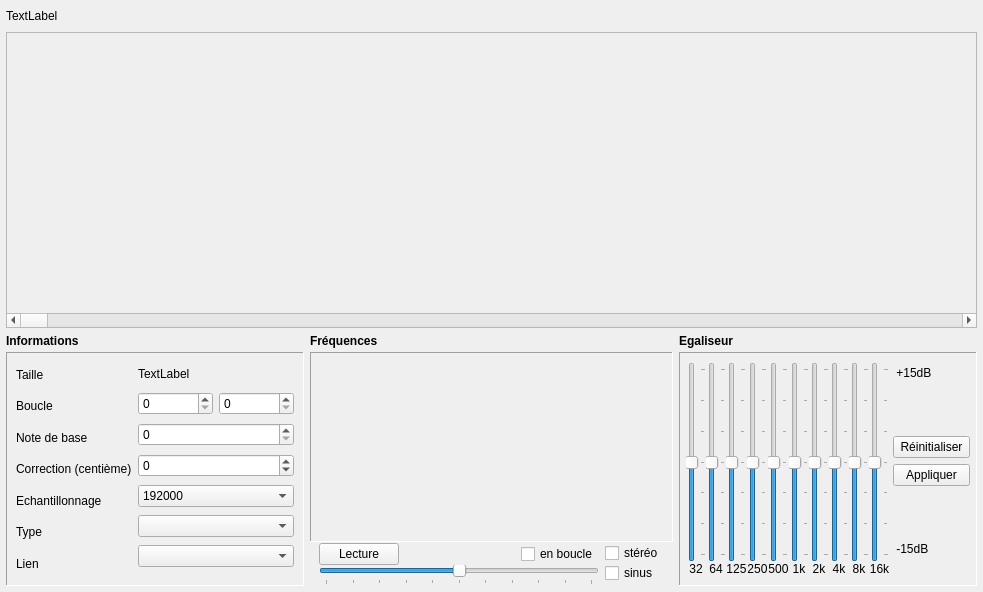
<?xml version="1.0" encoding="UTF-8"?>
<ui version="4.0">
 <class>Page_Smpl</class>
 <widget class="QWidget" name="Page_Smpl">
  <property name="geometry">
   <rect>
    <x>0</x>
    <y>0</y>
    <width>983</width>
    <height>592</height>
   </rect>
  </property>
  <property name="windowTitle">
   <string>Form</string>
  </property>
  <layout class="QVBoxLayout" name="verticalLayout">
   <property name="spacing">
    <number>6</number>
   </property>
   <property name="margin">
    <number>6</number>
   </property>
   <item>
    <widget class="QFrame" name="frame_4">
     <property name="sizePolicy">
      <sizepolicy hsizetype="Ignored" vsizetype="Preferred">
       <horstretch>0</horstretch>
       <verstretch>0</verstretch>
      </sizepolicy>
     </property>
     <property name="maximumSize">
      <size>
       <width>16777215</width>
       <height>20</height>
      </size>
     </property>
     <property name="frameShape">
      <enum>QFrame::NoFrame</enum>
     </property>
     <property name="frameShadow">
      <enum>QFrame::Raised</enum>
     </property>
     <layout class="QVBoxLayout" name="verticalLayout_6">
      <property name="margin">
       <number>0</number>
      </property>
      <item>
       <widget class="QLabel" name="labelInst">
        <property name="sizePolicy">
         <sizepolicy hsizetype="Maximum" vsizetype="Maximum">
          <horstretch>0</horstretch>
          <verstretch>0</verstretch>
         </sizepolicy>
        </property>
        <property name="minimumSize">
         <size>
          <width>0</width>
          <height>20</height>
         </size>
        </property>
        <property name="maximumSize">
         <size>
          <width>16777215</width>
          <height>20</height>
         </size>
        </property>
        <property name="text">
         <string>TextLabel</string>
        </property>
        <property name="textInteractionFlags">
         <set>Qt::NoTextInteraction</set>
        </property>
       </widget>
      </item>
     </layout>
    </widget>
   </item>
   <item>
    <widget class="QFrame" name="frame_3">
     <property name="frameShape">
      <enum>QFrame::StyledPanel</enum>
     </property>
     <property name="frameShadow">
      <enum>QFrame::Raised</enum>
     </property>
     <layout class="QVBoxLayout" name="verticalLayout_5">
      <property name="spacing">
       <number>0</number>
      </property>
      <property name="margin">
       <number>0</number>
      </property>
      <item>
       <widget class="Graphique" name="graphe" native="true">
        <property name="minimumSize">
         <size>
          <width>0</width>
          <height>280</height>
         </size>
        </property>
       </widget>
      </item>
      <item>
       <widget class="QScrollBar" name="sliderGraphe">
        <property name="maximum">
         <number>1000</number>
        </property>
        <property name="orientation">
         <enum>Qt::Horizontal</enum>
        </property>
       </widget>
      </item>
     </layout>
    </widget>
   </item>
   <item>
    <widget class="QFrame" name="frame_5">
     <property name="frameShape">
      <enum>QFrame::NoFrame</enum>
     </property>
     <property name="frameShadow">
      <enum>QFrame::Raised</enum>
     </property>
     <layout class="QGridLayout" name="gridLayout">
      <property name="verticalSpacing">
       <number>4</number>
      </property>
      <property name="margin">
       <number>0</number>
      </property>
      <item row="0" column="1">
       <widget class="QLabel" name="label_22">
        <property name="maximumSize">
         <size>
          <width>16777215</width>
          <height>20</height>
         </size>
        </property>
        <property name="text">
         <string>&lt;b&gt;Fréquences&lt;/b&gt;</string>
        </property>
       </widget>
      </item>
      <item row="0" column="0">
       <widget class="QLabel" name="label_20">
        <property name="minimumSize">
         <size>
          <width>0</width>
          <height>0</height>
         </size>
        </property>
        <property name="maximumSize">
         <size>
          <width>16777215</width>
          <height>16</height>
         </size>
        </property>
        <property name="text">
         <string>&lt;html&gt;&lt;head/&gt;&lt;body&gt;&lt;p&gt;&lt;span style=&quot; font-weight:600;&quot;&gt;Informations&lt;/span&gt;&lt;/p&gt;&lt;/body&gt;&lt;/html&gt;</string>
        </property>
       </widget>
      </item>
      <item row="0" column="2">
       <widget class="QLabel" name="label_21">
        <property name="maximumSize">
         <size>
          <width>16777215</width>
          <height>20</height>
         </size>
        </property>
        <property name="text">
         <string>&lt;b&gt;Egaliseur&lt;/b&gt;</string>
        </property>
       </widget>
      </item>
      <item row="1" column="2">
       <widget class="QFrame" name="frame_7">
        <property name="frameShape">
         <enum>QFrame::Panel</enum>
        </property>
        <property name="frameShadow">
         <enum>QFrame::Sunken</enum>
        </property>
        <layout class="QHBoxLayout" name="horizontalLayout_5">
         <property name="spacing">
          <number>0</number>
         </property>
         <property name="leftMargin">
          <number>6</number>
         </property>
         <property name="rightMargin">
          <number>6</number>
         </property>
         <item>
          <layout class="QVBoxLayout" name="verticalLayout_8">
           <property name="spacing">
            <number>0</number>
           </property>
           <item>
            <widget class="QSlider" name="verticalSlider_1">
             <property name="minimum">
              <number>-15</number>
             </property>
             <property name="maximum">
              <number>15</number>
             </property>
             <property name="pageStep">
              <number>5</number>
             </property>
             <property name="orientation">
              <enum>Qt::Vertical</enum>
             </property>
             <property name="tickPosition">
              <enum>QSlider::TicksBelow</enum>
             </property>
             <property name="tickInterval">
              <number>5</number>
             </property>
            </widget>
           </item>
           <item>
            <widget class="QLabel" name="label_8">
             <property name="text">
              <string>32</string>
             </property>
             <property name="alignment">
              <set>Qt::AlignCenter</set>
             </property>
            </widget>
           </item>
          </layout>
         </item>
         <item>
          <layout class="QVBoxLayout" name="verticalLayout_10">
           <property name="spacing">
            <number>0</number>
           </property>
           <item>
            <widget class="QSlider" name="verticalSlider_2">
             <property name="minimum">
              <number>-15</number>
             </property>
             <property name="maximum">
              <number>15</number>
             </property>
             <property name="pageStep">
              <number>5</number>
             </property>
             <property name="orientation">
              <enum>Qt::Vertical</enum>
             </property>
             <property name="tickPosition">
              <enum>QSlider::TicksBelow</enum>
             </property>
             <property name="tickInterval">
              <number>5</number>
             </property>
            </widget>
           </item>
           <item>
            <widget class="QLabel" name="label_9">
             <property name="text">
              <string>64</string>
             </property>
             <property name="alignment">
              <set>Qt::AlignCenter</set>
             </property>
            </widget>
           </item>
          </layout>
         </item>
         <item>
          <layout class="QVBoxLayout" name="verticalLayout_11">
           <property name="spacing">
            <number>0</number>
           </property>
           <item>
            <widget class="QSlider" name="verticalSlider_3">
             <property name="minimum">
              <number>-15</number>
             </property>
             <property name="maximum">
              <number>15</number>
             </property>
             <property name="pageStep">
              <number>5</number>
             </property>
             <property name="value">
              <number>0</number>
             </property>
             <property name="orientation">
              <enum>Qt::Vertical</enum>
             </property>
             <property name="tickPosition">
              <enum>QSlider::TicksBelow</enum>
             </property>
             <property name="tickInterval">
              <number>5</number>
             </property>
            </widget>
           </item>
           <item>
            <widget class="QLabel" name="label_10">
             <property name="text">
              <string>125</string>
             </property>
             <property name="alignment">
              <set>Qt::AlignCenter</set>
             </property>
            </widget>
           </item>
          </layout>
         </item>
         <item>
          <layout class="QVBoxLayout" name="verticalLayout_12">
           <property name="spacing">
            <number>0</number>
           </property>
           <item>
            <widget class="QSlider" name="verticalSlider_4">
             <property name="minimum">
              <number>-15</number>
             </property>
             <property name="maximum">
              <number>15</number>
             </property>
             <property name="pageStep">
              <number>5</number>
             </property>
             <property name="orientation">
              <enum>Qt::Vertical</enum>
             </property>
             <property name="tickPosition">
              <enum>QSlider::TicksBelow</enum>
             </property>
             <property name="tickInterval">
              <number>5</number>
             </property>
            </widget>
           </item>
           <item>
            <widget class="QLabel" name="label_11">
             <property name="text">
              <string>250</string>
             </property>
             <property name="alignment">
              <set>Qt::AlignCenter</set>
             </property>
            </widget>
           </item>
          </layout>
         </item>
         <item>
          <layout class="QVBoxLayout" name="verticalLayout_13">
           <property name="spacing">
            <number>0</number>
           </property>
           <item>
            <widget class="QSlider" name="verticalSlider_5">
             <property name="minimum">
              <number>-15</number>
             </property>
             <property name="maximum">
              <number>15</number>
             </property>
             <property name="pageStep">
              <number>5</number>
             </property>
             <property name="orientation">
              <enum>Qt::Vertical</enum>
             </property>
             <property name="tickPosition">
              <enum>QSlider::TicksBelow</enum>
             </property>
             <property name="tickInterval">
              <number>5</number>
             </property>
            </widget>
           </item>
           <item>
            <widget class="QLabel" name="label_12">
             <property name="text">
              <string>500</string>
             </property>
             <property name="alignment">
              <set>Qt::AlignCenter</set>
             </property>
            </widget>
           </item>
          </layout>
         </item>
         <item>
          <layout class="QVBoxLayout" name="verticalLayout_14">
           <property name="spacing">
            <number>0</number>
           </property>
           <item>
            <widget class="QSlider" name="verticalSlider_6">
             <property name="minimum">
              <number>-15</number>
             </property>
             <property name="maximum">
              <number>15</number>
             </property>
             <property name="pageStep">
              <number>5</number>
             </property>
             <property name="orientation">
              <enum>Qt::Vertical</enum>
             </property>
             <property name="tickPosition">
              <enum>QSlider::TicksBelow</enum>
             </property>
             <property name="tickInterval">
              <number>5</number>
             </property>
            </widget>
           </item>
           <item>
            <widget class="QLabel" name="label_13">
             <property name="text">
              <string>1k</string>
             </property>
             <property name="alignment">
              <set>Qt::AlignCenter</set>
             </property>
            </widget>
           </item>
          </layout>
         </item>
         <item>
          <layout class="QVBoxLayout" name="verticalLayout_15">
           <property name="spacing">
            <number>0</number>
           </property>
           <item>
            <widget class="QSlider" name="verticalSlider_7">
             <property name="minimum">
              <number>-15</number>
             </property>
             <property name="maximum">
              <number>15</number>
             </property>
             <property name="pageStep">
              <number>5</number>
             </property>
             <property name="orientation">
              <enum>Qt::Vertical</enum>
             </property>
             <property name="tickPosition">
              <enum>QSlider::TicksBelow</enum>
             </property>
             <property name="tickInterval">
              <number>5</number>
             </property>
            </widget>
           </item>
           <item>
            <widget class="QLabel" name="label_14">
             <property name="text">
              <string>2k</string>
             </property>
             <property name="alignment">
              <set>Qt::AlignCenter</set>
             </property>
            </widget>
           </item>
          </layout>
         </item>
         <item>
          <layout class="QVBoxLayout" name="verticalLayout_16">
           <property name="spacing">
            <number>0</number>
           </property>
           <item>
            <widget class="QSlider" name="verticalSlider_8">
             <property name="minimum">
              <number>-15</number>
             </property>
             <property name="maximum">
              <number>15</number>
             </property>
             <property name="pageStep">
              <number>5</number>
             </property>
             <property name="orientation">
              <enum>Qt::Vertical</enum>
             </property>
             <property name="tickPosition">
              <enum>QSlider::TicksBelow</enum>
             </property>
             <property name="tickInterval">
              <number>5</number>
             </property>
            </widget>
           </item>
           <item>
            <widget class="QLabel" name="label_15">
             <property name="text">
              <string>4k</string>
             </property>
             <property name="alignment">
              <set>Qt::AlignCenter</set>
             </property>
            </widget>
           </item>
          </layout>
         </item>
         <item>
          <layout class="QVBoxLayout" name="verticalLayout_19">
           <property name="spacing">
            <number>0</number>
           </property>
           <item>
            <widget class="QSlider" name="verticalSlider_9">
             <property name="minimum">
              <number>-15</number>
             </property>
             <property name="maximum">
              <number>15</number>
             </property>
             <property name="pageStep">
              <number>5</number>
             </property>
             <property name="orientation">
              <enum>Qt::Vertical</enum>
             </property>
             <property name="tickPosition">
              <enum>QSlider::TicksBelow</enum>
             </property>
             <property name="tickInterval">
              <number>5</number>
             </property>
            </widget>
           </item>
           <item>
            <widget class="QLabel" name="label_16">
             <property name="text">
              <string>8k</string>
             </property>
             <property name="alignment">
              <set>Qt::AlignCenter</set>
             </property>
            </widget>
           </item>
          </layout>
         </item>
         <item>
          <layout class="QVBoxLayout" name="verticalLayout_17">
           <property name="spacing">
            <number>0</number>
           </property>
           <item>
            <widget class="QSlider" name="verticalSlider_10">
             <property name="minimum">
              <number>-15</number>
             </property>
             <property name="maximum">
              <number>15</number>
             </property>
             <property name="pageStep">
              <number>5</number>
             </property>
             <property name="orientation">
              <enum>Qt::Vertical</enum>
             </property>
             <property name="tickPosition">
              <enum>QSlider::TicksBelow</enum>
             </property>
             <property name="tickInterval">
              <number>5</number>
             </property>
            </widget>
           </item>
           <item>
            <widget class="QLabel" name="label_17">
             <property name="text">
              <string>16k</string>
             </property>
             <property name="alignment">
              <set>Qt::AlignCenter</set>
             </property>
            </widget>
           </item>
          </layout>
         </item>
         <item>
          <widget class="QFrame" name="frame_9">
           <property name="maximumSize">
            <size>
             <width>80</width>
             <height>16777215</height>
            </size>
           </property>
           <property name="frameShape">
            <enum>QFrame::NoFrame</enum>
           </property>
           <property name="frameShadow">
            <enum>QFrame::Raised</enum>
           </property>
           <layout class="QVBoxLayout" name="verticalLayout_9">
            <property name="leftMargin">
             <number>3</number>
            </property>
            <property name="topMargin">
             <number>0</number>
            </property>
            <property name="rightMargin">
             <number>0</number>
            </property>
            <property name="bottomMargin">
             <number>0</number>
            </property>
            <item>
             <spacer name="verticalSpacer_4">
              <property name="orientation">
               <enum>Qt::Vertical</enum>
              </property>
              <property name="sizeType">
               <enum>QSizePolicy::Fixed</enum>
              </property>
              <property name="sizeHint" stdset="0">
               <size>
                <width>20</width>
                <height>4</height>
               </size>
              </property>
             </spacer>
            </item>
            <item>
             <widget class="QLabel" name="label_18">
              <property name="text">
               <string> +15dB</string>
              </property>
             </widget>
            </item>
            <item>
             <spacer name="verticalSpacer">
              <property name="orientation">
               <enum>Qt::Vertical</enum>
              </property>
              <property name="sizeType">
               <enum>QSizePolicy::Expanding</enum>
              </property>
              <property name="sizeHint" stdset="0">
               <size>
                <width>20</width>
                <height>40</height>
               </size>
              </property>
             </spacer>
            </item>
            <item>
             <widget class="QPushButton" name="pushEgalRestore">
              <property name="text">
               <string>Réinitialiser</string>
              </property>
             </widget>
            </item>
            <item>
             <widget class="QPushButton" name="pushEgaliser">
              <property name="maximumSize">
               <size>
                <width>80</width>
                <height>16777215</height>
               </size>
              </property>
              <property name="text">
               <string>Appliquer</string>
              </property>
             </widget>
            </item>
            <item>
             <spacer name="verticalSpacer_2">
              <property name="orientation">
               <enum>Qt::Vertical</enum>
              </property>
              <property name="sizeHint" stdset="0">
               <size>
                <width>20</width>
                <height>40</height>
               </size>
              </property>
             </spacer>
            </item>
            <item>
             <widget class="QLabel" name="label_19">
              <property name="text">
               <string> -15dB</string>
              </property>
             </widget>
            </item>
            <item>
             <spacer name="verticalSpacer_3">
              <property name="orientation">
               <enum>Qt::Vertical</enum>
              </property>
              <property name="sizeType">
               <enum>QSizePolicy::Fixed</enum>
              </property>
              <property name="sizeHint" stdset="0">
               <size>
                <width>20</width>
                <height>20</height>
               </size>
              </property>
             </spacer>
            </item>
           </layout>
          </widget>
         </item>
        </layout>
       </widget>
      </item>
      <item row="1" column="1">
       <layout class="QVBoxLayout" name="layoutMilieu">
        <property name="spacing">
         <number>0</number>
        </property>
        <item>
         <widget class="QFrame" name="frame_6">
          <property name="frameShape">
           <enum>QFrame::Panel</enum>
          </property>
          <property name="frameShadow">
           <enum>QFrame::Sunken</enum>
          </property>
          <layout class="QHBoxLayout" name="horizontalLayout_4">
           <property name="spacing">
            <number>0</number>
           </property>
           <property name="margin">
            <number>0</number>
           </property>
           <item>
            <widget class="GraphiqueFourier" name="grapheFourier" native="true"/>
           </item>
          </layout>
         </widget>
        </item>
        <item>
         <widget class="QFrame" name="frame_10">
          <property name="sizePolicy">
           <sizepolicy hsizetype="Preferred" vsizetype="Maximum">
            <horstretch>0</horstretch>
            <verstretch>0</verstretch>
           </sizepolicy>
          </property>
          <property name="frameShape">
           <enum>QFrame::NoFrame</enum>
          </property>
          <property name="frameShadow">
           <enum>QFrame::Raised</enum>
          </property>
          <layout class="QHBoxLayout" name="horizontalLayout_8">
           <property name="topMargin">
            <number>1</number>
           </property>
           <property name="bottomMargin">
            <number>1</number>
           </property>
           <item>
            <layout class="QVBoxLayout" name="verticalLayout_18">
             <property name="spacing">
              <number>0</number>
             </property>
             <item>
              <layout class="QHBoxLayout" name="horizontalLayout_7">
               <item>
                <widget class="QPushButton" name="pushLecture">
                 <property name="text">
                  <string>Lecture</string>
                 </property>
                 <property name="checkable">
                  <bool>true</bool>
                 </property>
                </widget>
               </item>
               <item>
                <spacer name="horizontalSpacer">
                 <property name="orientation">
                  <enum>Qt::Horizontal</enum>
                 </property>
                 <property name="sizeHint" stdset="0">
                  <size>
                   <width>40</width>
                   <height>20</height>
                  </size>
                 </property>
                </spacer>
               </item>
               <item>
                <widget class="QCheckBox" name="checkLectureBoucle">
                 <property name="sizePolicy">
                  <sizepolicy hsizetype="Minimum" vsizetype="Fixed">
                   <horstretch>0</horstretch>
                   <verstretch>0</verstretch>
                  </sizepolicy>
                 </property>
                 <property name="text">
                  <string>en boucle</string>
                 </property>
                </widget>
               </item>
              </layout>
             </item>
             <item>
              <widget class="QSlider" name="sliderLectureVolume">
               <property name="maximum">
                <number>100</number>
               </property>
               <property name="value">
                <number>50</number>
               </property>
               <property name="orientation">
                <enum>Qt::Horizontal</enum>
               </property>
               <property name="tickPosition">
                <enum>QSlider::TicksBelow</enum>
               </property>
               <property name="tickInterval">
                <number>10</number>
               </property>
              </widget>
             </item>
            </layout>
           </item>
           <item>
            <layout class="QVBoxLayout" name="verticalLayout_20">
             <property name="spacing">
              <number>0</number>
             </property>
             <item>
              <widget class="QCheckBox" name="checkLectureLien">
               <property name="text">
                <string>stéréo</string>
               </property>
              </widget>
             </item>
             <item>
              <widget class="QCheckBox" name="checkLectureSinus">
               <property name="text">
                <string>sinus</string>
               </property>
              </widget>
             </item>
            </layout>
           </item>
          </layout>
         </widget>
        </item>
       </layout>
      </item>
      <item row="1" column="0">
       <widget class="QFrame" name="frame_2">
        <property name="maximumSize">
         <size>
          <width>300</width>
          <height>16777215</height>
         </size>
        </property>
        <property name="frameShape">
         <enum>QFrame::Panel</enum>
        </property>
        <property name="frameShadow">
         <enum>QFrame::Sunken</enum>
        </property>
        <layout class="QHBoxLayout" name="horizontalLayout_2">
         <item>
          <layout class="QVBoxLayout" name="verticalLayout_4">
           <property name="bottomMargin">
            <number>0</number>
           </property>
           <item>
            <widget class="QLabel" name="label">
             <property name="text">
              <string>Taille</string>
             </property>
            </widget>
           </item>
           <item>
            <widget class="QLabel" name="label_2">
             <property name="text">
              <string>Boucle</string>
             </property>
            </widget>
           </item>
           <item>
            <widget class="QLabel" name="label_3">
             <property name="text">
              <string>Note de base</string>
             </property>
            </widget>
           </item>
           <item>
            <widget class="QLabel" name="label_4">
             <property name="text">
              <string>Correction (centième)</string>
             </property>
            </widget>
           </item>
           <item>
            <widget class="QLabel" name="label_6">
             <property name="text">
              <string>Echantillonnage</string>
             </property>
            </widget>
           </item>
           <item>
            <widget class="QLabel" name="label_7">
             <property name="text">
              <string>Type</string>
             </property>
            </widget>
           </item>
           <item>
            <widget class="QLabel" name="label_5">
             <property name="text">
              <string>Lien</string>
             </property>
            </widget>
           </item>
          </layout>
         </item>
         <item>
          <layout class="QVBoxLayout" name="verticalLayout_2">
           <property name="bottomMargin">
            <number>0</number>
           </property>
           <item>
            <widget class="QLabel" name="labelTaille">
             <property name="minimumSize">
              <size>
               <width>156</width>
               <height>20</height>
              </size>
             </property>
             <property name="maximumSize">
              <size>
               <width>156</width>
               <height>20</height>
              </size>
             </property>
             <property name="text">
              <string>TextLabel</string>
             </property>
            </widget>
           </item>
           <item>
            <layout class="QHBoxLayout" name="horizontalLayout_3">
             <item>
              <widget class="QSpinBox" name="spinStartLoop">
               <property name="minimumSize">
                <size>
                 <width>75</width>
                 <height>0</height>
                </size>
               </property>
               <property name="maximumSize">
                <size>
                 <width>75</width>
                 <height>16777215</height>
                </size>
               </property>
              </widget>
             </item>
             <item>
              <widget class="QSpinBox" name="spinEndLoop">
               <property name="minimumSize">
                <size>
                 <width>75</width>
                 <height>0</height>
                </size>
               </property>
               <property name="maximumSize">
                <size>
                 <width>75</width>
                 <height>16777215</height>
                </size>
               </property>
              </widget>
             </item>
            </layout>
           </item>
           <item>
            <widget class="QSpinBox" name="spinRootKey">
             <property name="minimumSize">
              <size>
               <width>156</width>
               <height>0</height>
              </size>
             </property>
             <property name="maximumSize">
              <size>
               <width>154</width>
               <height>16777215</height>
              </size>
             </property>
             <property name="maximum">
              <number>127</number>
             </property>
            </widget>
           </item>
           <item>
            <widget class="QSpinBox" name="spinTune">
             <property name="minimumSize">
              <size>
               <width>156</width>
               <height>0</height>
              </size>
             </property>
             <property name="maximumSize">
              <size>
               <width>156</width>
               <height>16777215</height>
              </size>
             </property>
             <property name="minimum">
              <number>-100</number>
             </property>
             <property name="maximum">
              <number>100</number>
             </property>
            </widget>
           </item>
           <item>
            <widget class="QComboBox" name="comboSampleRate">
             <property name="minimumSize">
              <size>
               <width>156</width>
               <height>0</height>
              </size>
             </property>
             <property name="maximumSize">
              <size>
               <width>156</width>
               <height>16777215</height>
              </size>
             </property>
             <item>
              <property name="text">
               <string>192000</string>
              </property>
             </item>
             <item>
              <property name="text">
               <string>96000</string>
              </property>
             </item>
             <item>
              <property name="text">
               <string>48000</string>
              </property>
             </item>
             <item>
              <property name="text">
               <string>44100</string>
              </property>
             </item>
             <item>
              <property name="text">
               <string>32000</string>
              </property>
             </item>
             <item>
              <property name="text">
               <string>22050</string>
              </property>
             </item>
             <item>
              <property name="text">
               <string>11025</string>
              </property>
             </item>
            </widget>
           </item>
           <item>
            <widget class="QComboBox" name="comboType">
             <property name="minimumSize">
              <size>
               <width>156</width>
               <height>0</height>
              </size>
             </property>
             <property name="maximumSize">
              <size>
               <width>156</width>
               <height>16777215</height>
              </size>
             </property>
            </widget>
           </item>
           <item>
            <widget class="QComboBox" name="comboLink">
             <property name="minimumSize">
              <size>
               <width>156</width>
               <height>0</height>
              </size>
             </property>
             <property name="maximumSize">
              <size>
               <width>156</width>
               <height>16777215</height>
              </size>
             </property>
            </widget>
           </item>
          </layout>
         </item>
        </layout>
       </widget>
      </item>
     </layout>
    </widget>
   </item>
  </layout>
 </widget>
 <customwidgets>
  <customwidget>
   <class>Graphique</class>
   <extends>QWidget</extends>
   <header>page_smpl.h</header>
   <container>1</container>
   <slots>
    <signal>startLoopChanged()</signal>
    <signal>endLoopChanged()</signal>
    <slot>setPosX(int)</slot>
    <slot>setStartLoop(int)</slot>
    <slot>setEndLoop(int)</slot>
   </slots>
  </customwidget>
  <customwidget>
   <class>GraphiqueFourier</class>
   <extends>QWidget</extends>
   <header>page_smpl.h</header>
   <container>1</container>
  </customwidget>
 </customwidgets>
 <resources/>
 <connections>
  <connection>
   <sender>pushLecture</sender>
   <signal>clicked()</signal>
   <receiver>Page_Smpl</receiver>
   <slot>lecture()</slot>
   <hints>
    <hint type="sourcelabel">
     <x>427</x>
     <y>264</y>
    </hint>
    <hint type="destinationlabel">
     <x>286</x>
     <y>186</y>
    </hint>
   </hints>
  </connection>
  <connection>
   <sender>sliderGraphe</sender>
   <signal>valueChanged(int)</signal>
   <receiver>graphe</receiver>
   <slot>setPosX(int)</slot>
   <hints>
    <hint type="sourcelabel">
     <x>286</x>
     <y>149</y>
    </hint>
    <hint type="destinationlabel">
     <x>286</x>
     <y>75</y>
    </hint>
   </hints>
  </connection>
  <connection>
   <sender>graphe</sender>
   <signal>startLoopChanged()</signal>
   <receiver>Page_Smpl</receiver>
   <slot>setStartLoop()</slot>
   <hints>
    <hint type="sourcelabel">
     <x>286</x>
     <y>75</y>
    </hint>
    <hint type="destinationlabel">
     <x>286</x>
     <y>186</y>
    </hint>
   </hints>
  </connection>
  <connection>
   <sender>graphe</sender>
   <signal>endLoopChanged()</signal>
   <receiver>Page_Smpl</receiver>
   <slot>setEndLoop()</slot>
   <hints>
    <hint type="sourcelabel">
     <x>286</x>
     <y>75</y>
    </hint>
    <hint type="destinationlabel">
     <x>286</x>
     <y>186</y>
    </hint>
   </hints>
  </connection>
  <connection>
   <sender>pushEgalRestore</sender>
   <signal>clicked()</signal>
   <receiver>Page_Smpl</receiver>
   <slot>initEQ()</slot>
   <hints>
    <hint type="sourcelabel">
     <x>866</x>
     <y>510</y>
    </hint>
    <hint type="destinationlabel">
     <x>459</x>
     <y>286</y>
    </hint>
   </hints>
  </connection>
  <connection>
   <sender>pushEgaliser</sender>
   <signal>clicked()</signal>
   <receiver>Page_Smpl</receiver>
   <slot>applyEQ()</slot>
   <hints>
    <hint type="sourcelabel">
     <x>866</x>
     <y>543</y>
    </hint>
    <hint type="destinationlabel">
     <x>459</x>
     <y>286</y>
    </hint>
   </hints>
  </connection>
  <connection>
   <sender>comboSampleRate</sender>
   <signal>currentIndexChanged(int)</signal>
   <receiver>Page_Smpl</receiver>
   <slot>setRate(int)</slot>
   <hints>
    <hint type="sourcelabel">
     <x>207</x>
     <y>278</y>
    </hint>
    <hint type="destinationlabel">
     <x>286</x>
     <y>186</y>
    </hint>
   </hints>
  </connection>
  <connection>
   <sender>spinEndLoop</sender>
   <signal>editingFinished()</signal>
   <receiver>Page_Smpl</receiver>
   <slot>setEndLoop()</slot>
   <hints>
    <hint type="sourcelabel">
     <x>240</x>
     <y>215</y>
    </hint>
    <hint type="destinationlabel">
     <x>286</x>
     <y>186</y>
    </hint>
   </hints>
  </connection>
  <connection>
   <sender>spinStartLoop</sender>
   <signal>editingFinished()</signal>
   <receiver>Page_Smpl</receiver>
   <slot>setStartLoop()</slot>
   <hints>
    <hint type="sourcelabel">
     <x>174</x>
     <y>215</y>
    </hint>
    <hint type="destinationlabel">
     <x>286</x>
     <y>186</y>
    </hint>
   </hints>
  </connection>
  <connection>
   <sender>spinStartLoop</sender>
   <signal>valueChanged(int)</signal>
   <receiver>graphe</receiver>
   <slot>setStartLoop(int)</slot>
   <hints>
    <hint type="sourcelabel">
     <x>174</x>
     <y>215</y>
    </hint>
    <hint type="destinationlabel">
     <x>286</x>
     <y>75</y>
    </hint>
   </hints>
  </connection>
  <connection>
   <sender>spinTune</sender>
   <signal>editingFinished()</signal>
   <receiver>Page_Smpl</receiver>
   <slot>setTune()</slot>
   <hints>
    <hint type="sourcelabel">
     <x>207</x>
     <y>278</y>
    </hint>
    <hint type="destinationlabel">
     <x>286</x>
     <y>186</y>
    </hint>
   </hints>
  </connection>
  <connection>
   <sender>spinRootKey</sender>
   <signal>editingFinished()</signal>
   <receiver>Page_Smpl</receiver>
   <slot>setRootKey()</slot>
   <hints>
    <hint type="sourcelabel">
     <x>207</x>
     <y>247</y>
    </hint>
    <hint type="destinationlabel">
     <x>286</x>
     <y>186</y>
    </hint>
   </hints>
  </connection>
  <connection>
   <sender>spinEndLoop</sender>
   <signal>valueChanged(int)</signal>
   <receiver>graphe</receiver>
   <slot>setEndLoop(int)</slot>
   <hints>
    <hint type="sourcelabel">
     <x>240</x>
     <y>215</y>
    </hint>
    <hint type="destinationlabel">
     <x>286</x>
     <y>75</y>
    </hint>
   </hints>
  </connection>
  <connection>
   <sender>comboType</sender>
   <signal>currentIndexChanged(int)</signal>
   <receiver>Page_Smpl</receiver>
   <slot>setType(int)</slot>
   <hints>
    <hint type="sourcelabel">
     <x>207</x>
     <y>309</y>
    </hint>
    <hint type="destinationlabel">
     <x>286</x>
     <y>186</y>
    </hint>
   </hints>
  </connection>
  <connection>
   <sender>comboLink</sender>
   <signal>currentIndexChanged(int)</signal>
   <receiver>Page_Smpl</receiver>
   <slot>setLinkedSmpl(int)</slot>
   <hints>
    <hint type="sourcelabel">
     <x>207</x>
     <y>340</y>
    </hint>
    <hint type="destinationlabel">
     <x>286</x>
     <y>186</y>
    </hint>
   </hints>
  </connection>
 </connections>
 <slots>
  <slot>lecture()</slot>
  <slot>setStartLoop()</slot>
  <slot>setEndLoop()</slot>
  <slot>setRootKey()</slot>
  <slot>setTune()</slot>
  <slot>setLinkedSmpl(int)</slot>
  <slot>setType(int)</slot>
  <slot>setRate(int)</slot>
  <slot>normalisation()</slot>
  <slot>enleveBlanc()</slot>
  <slot>enleveFin()</slot>
  <slot>initEQ()</slot>
  <slot>bouclage()</slot>
  <slot>applyEQ()</slot>
 </slots>
</ui>
